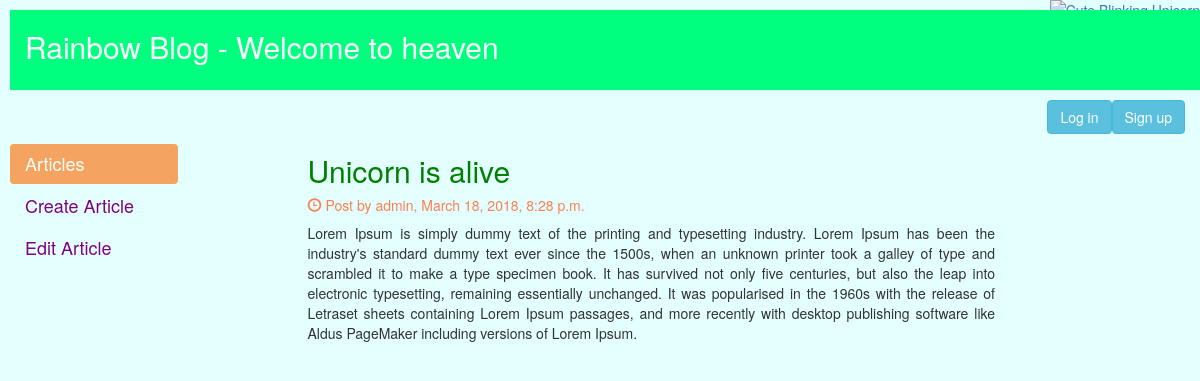
The app's page /articles/detail/52/ with its own data.
### articles/models.py (models this page shows, shortened)
class Articles (models.Model):
    title = models.CharField(max_length = 255)
    description = models.TextField()
    author = models.CharField(max_length = 255)
    created_at = models.DateTimeField(auto_now_add = True)
    updated_at = models.DateTimeField(auto_now = True)

### articles/views.py (the view)
# urls.py: url(r'^detail/(?P<pk>\d+)/$', views.detail_articles, name = 'detail_articles'),
def detail_articles(request, pk):
    detail_articles = Articles.objects.get(pk=pk)
    context = {'articles': detail_articles}
    return render(request, 'articles/detailArticles.html', context)

### articles/templates/articles/detailArticles.html
{% extends 'articles/base.html' %}
{% load staticfiles %}
{% block page_style %}
  <link rel="stylesheet" href="{% static 'articles/css/styledetail.css' %}">
{% endblock page_style %}
{% block content %}
  <h2 style=color:green>{{ articles.title }}</h2>
  <h5 style=color:coral><span class="glyphicon glyphicon-time"></span> Post by {{ articles.author }}, {{ articles.created_at }}</h5>
  <p align="justify" size="100 px">{{ articles.description|linebreaksbr }}</p>
{% endblock content %}
{% block menu %}
  <h4>
    <ul class="nav nav-pills nav-stacked" style="margin-left:10px; margin-right:100px">
      <li class="active"><a href="{% url 'articles:list_articles' %}" style="background-color:sandybrown; color:white;">Articles</a></li>
      <li class=""><a href="{% url 'articles:create_articles' %}" style=color:purple>Create Article</a></li>
      <li class=""><a href="{% url 'articles:edit_articles' %}" style=color:purple>Edit Article</a></li>
    </ul>
  </h4>
{% endblock menu %}

### articles/static/articles/css/styledetail.css (style rules this page uses)
body { background-color: rgba(0, 255, 255, 0.11); }

### articles/templates/articles/base.html (style rules this page uses)
body, a:hover { cursor: url(http://cur.cursors-4u.net/nature/nat-10/nat922.ani), url(https://userstyles.org/style_screenshots/78316_after.png?r=1478952354), progress !important; }

### records on screen
Articles: title "Unicorn is alive", author "admin", created_at "March 18, 2018, 8:28 p.m.", description "Lorem Ipsum is simply dummy text of the printing and typesetting industry. Lorem Ipsum has been the industry's standard dummy text ever since the 1500s, when an unknown printer took a galley of type and scrambled it to make a type specimen book. It has survived not only five centuries, but also the leap into electronic typesetting, remaining essentially unchanged. It was popularised in the 1960s with the release of Letraset sheets containing Lorem Ipsum passages, and more recently with desktop publishing software like Aldus PageMaker including versions of Lorem Ipsum."
